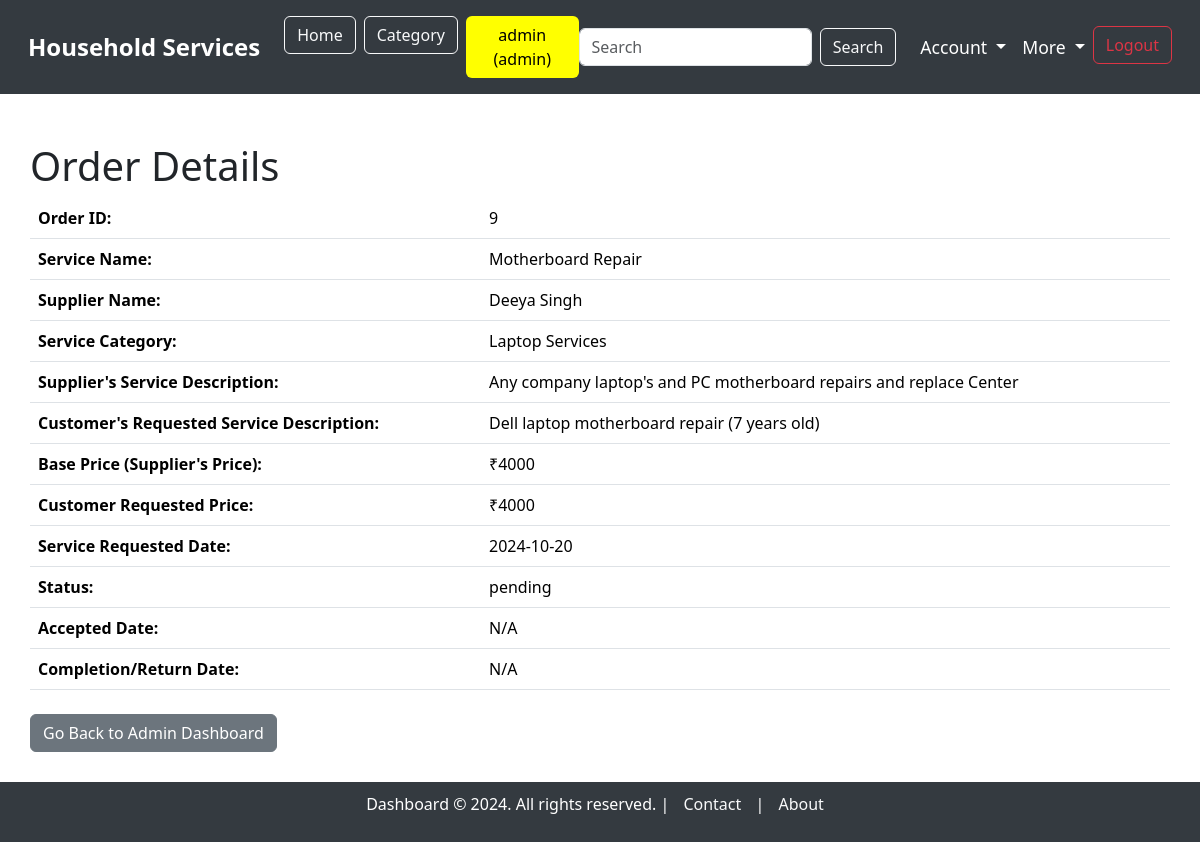
Page /order_details/9 (signed in) on the earlier database version.
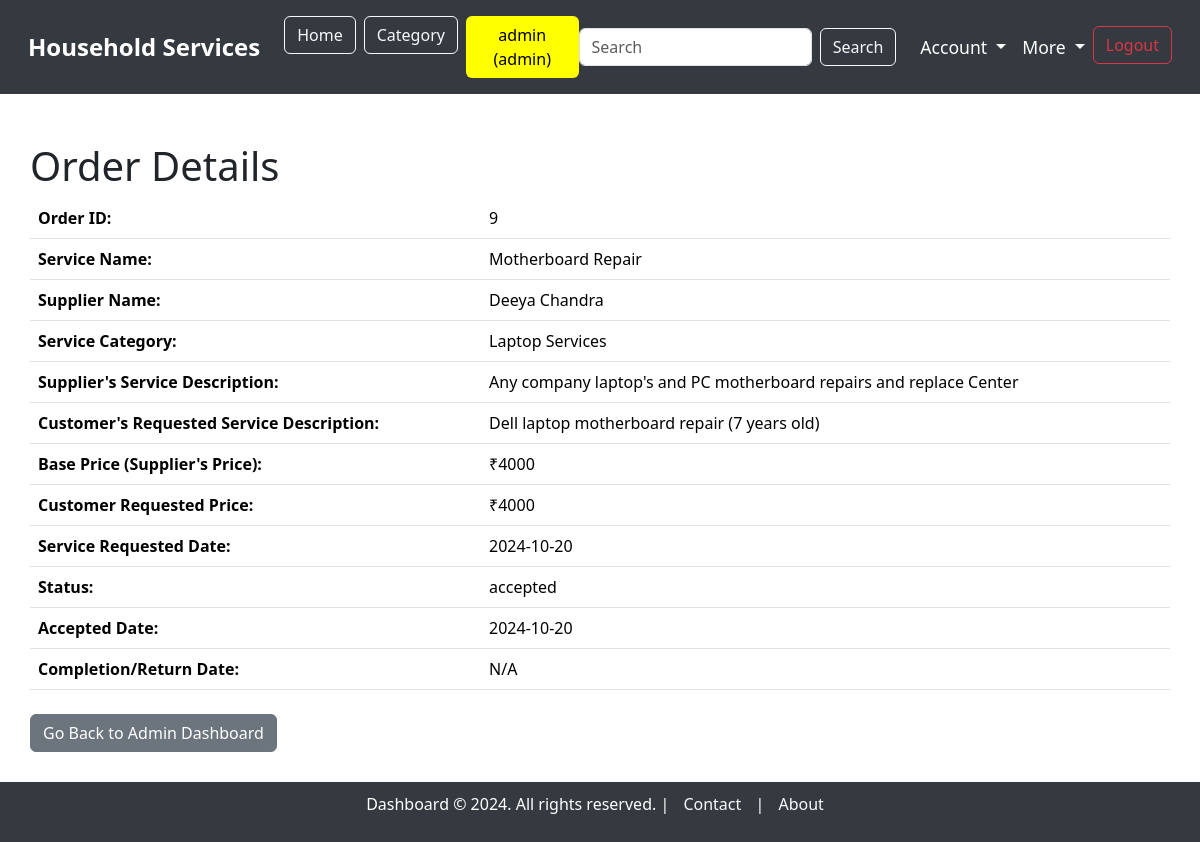
Same page on the later database version.
### model.py (models this page shows, shortened)
class User(db.Model):
    __tablename__ = "users"
    user_id = db.Column(db.Integer, autoincrement=True, primary_key=True)
    full_name = db.Column(db.String, nullable=False)
    username = db.Column(db.String, unique=True, nullable=False)
    email = db.Column(db.String, unique=True, nullable=False)
    password = db.Column(db.String, nullable=False)
    address = db.Column(db.String, nullable=False)
    pincode = db.Column(db.String, nullable=False)
    role = db.Column(db.String, nullable=False)  # 'customer' or 'supplier'
    service_name = db.Column(db.String, nullable=True)  # Nullable for customers
    experience_years = db.Column(db.Integer, nullable=True)  # Nullable for customers
    document = db.Column(db.String, nullable=True)  # Nullable for customers
    is_verified = db.Column(db.Boolean, default=False)  # For supplier verification
    is_blocked = db.Column(db.Boolean, default=False)  # For blocking/unblocking users

class ServiceRequest(db.Model):
    __tablename__ = "service_requests"
    service_request_id = db.Column(db.Integer, autoincrement=True, primary_key=True)
    service_id = db.Column(db.Integer, db.ForeignKey('service.service_id', ondelete='CASCADE'), nullable=False)
    user_id = db.Column(db.Integer, db.ForeignKey('users.user_id'), nullable=False)
    supplier_id = db.Column(db.Integer, db.ForeignKey('users.user_id'), nullable=True)  # Link to supplier (optional)
    service_description = db.Column(db.String, nullable=False)
    experience_years = db.Column(db.Integer, nullable=True)
    created_at = db.Column(db.DateTime, default=datetime.utcnow)
    updated_at = db.Column(db.DateTime, default=datetime.utcnow, onupdate=datetime.utcnow)
    date_requested = db.Column(db.DateTime, default=datetime.utcnow, nullable=True)
    date_issued = db.Column(db.DateTime, nullable=True)  #accepted date
    date_completed = db.Column(db.DateTime, nullable=True)
    date_returned = db.Column(db.DateTime, nullable=True)
    status = db.Column(db.String, default='pending')  # 'pending', 'accepted', 'rejected', 'completed', 'returned', 'cancelled'
    price = db.Column(db.Integer, nullable=False)  # Price associated with the service
    customer = db.relationship('User', foreign_keys=[user_id], backref='customer_requests')
    supplier = db.relationship('User', foreign_keys=[supplier_id], backref='supplier_requests')
    service = db.relationship('Service', backref='requests')

### main.py (the view)
@app.route('/order_details/<int:service_request_id>')
@login_required("admin, supplier, customer")
def order_details(service_request_id):
    service_request = ServiceRequest.query.get_or_404(service_request_id)
    return render_template('service_requests/order_details.html', service_request=service_request)

### main.py (called while the page is built)
def login_required(roles):
    def wrapper(original):
        @wraps(original)
        def inner(*args, **kwargs):
            role_list = roles.split(', ')
            if session.get("username") and session.get("role") in role_list:
                return original(*args, **kwargs)
            else:
                flash(f"You need to login as one of the following roles: {', '.join(role_list)}", "warning")
                return redirect(url_for("login"))
        return inner
    return wrapper

### templates/service_requests/order_details.html (shortened to what this page needs)
{% extends 'base_dashboard.html' %}
{% block content %}
<div class="container mt-5">
    <h1>Order Details</h1>
    <table class="table">
        <tbody>
            <tr>
                <th>Order ID:</th>
                <td>{{ service_request.service_request_id }}</td>
            </tr>
            <tr>
                <th>Service Name:</th>
                <td>{{ service_request.service.service_name }}</td>
            </tr>
            <tr>
                <th>Supplier Name:</th>
                <td>{{ service_request.service.supplier.full_name }}</td>
            </tr>
            <tr>
                <th>Service Category:</th>
                <td>{{ service_request.service.category.category_name }}</td>
            </tr>
            <tr>
                <th>Supplier's Service Description:</th>
                <td>{{ service_request.service.service_description }}</td>
            </tr>
            <tr>
                <th>Customer's Requested Service Description:</th>
                <td>{{ service_request.service_description }}</td>
            </tr>
            <tr>
                <th>Base Price (Supplier's Price):</th>
                <td>₹{{ service_request.service.price }}</td>
            </tr>
            <tr>
                <th>Customer Requested Price:</th>
                <td>₹{{ service_request.price }}</td>
            </tr>
            <tr>
                <th>Service Requested Date:</th>
                <td>{{ service_request.date_requested.strftime('%Y-%m-%d') }}</td>
            </tr>
            <tr>
                <th>Status:</th>
                <td>{{ service_request.status }}</td>
            </tr>
            <tr>
                <th>Accepted Date:</th>
                <td>{{ service_request.date_issued.strftime('%Y-%m-%d') if service_request.date_issued else 'N/A' }}</td>
            </tr>
            <tr>
                <th>Completion/Return Date:</th>
                <td>
                    {% if service_request.status == 'completed' %}
                        {{ service_request.date_completed.strftime('%Y-%m-%d') if service_request.date_completed else 'N/A' }}
                    {% elif service_request.status == 'returned' %}
                        {{ service_request.date_returned.strftime('%Y-%m-%d') if service_request.date_returned else 'N/A' }}
                    {% else %}
                        N/A
                    {% endif %}
                </td>
            </tr>
        </tbody>
    </table>
    <div class="mt-4">
        {% if session.get('role') == 'supplier' %}
            <a href="{{ url_for('supplier_dashboard') }}" class="btn btn-secondary">Go Back to Supplier Dashboard</a>
        {% elif session.get('role') == 'customer' %}
            <a href="{{ url_for('customer_dashboard') }}" class="btn btn-secondary">Go Back to Customer Dashboard</a>
        {% elif session.get('role') == 'admin' %}
            <a href="{{ url_for('admin_dashboard') }}" class="btn btn-secondary">Go Back to Admin Dashboard</a>
        {% endif %}
    </div>
    <br>
</div>
{% endblock %}

Differences in the rows shown:
changed ServiceRequest id 9: status "pending" → "accepted"; date_issued "N/A" → "2024-10-20"
changed User: service.supplier.full_name "Deeya Singh" → "Deeya Chandra"
